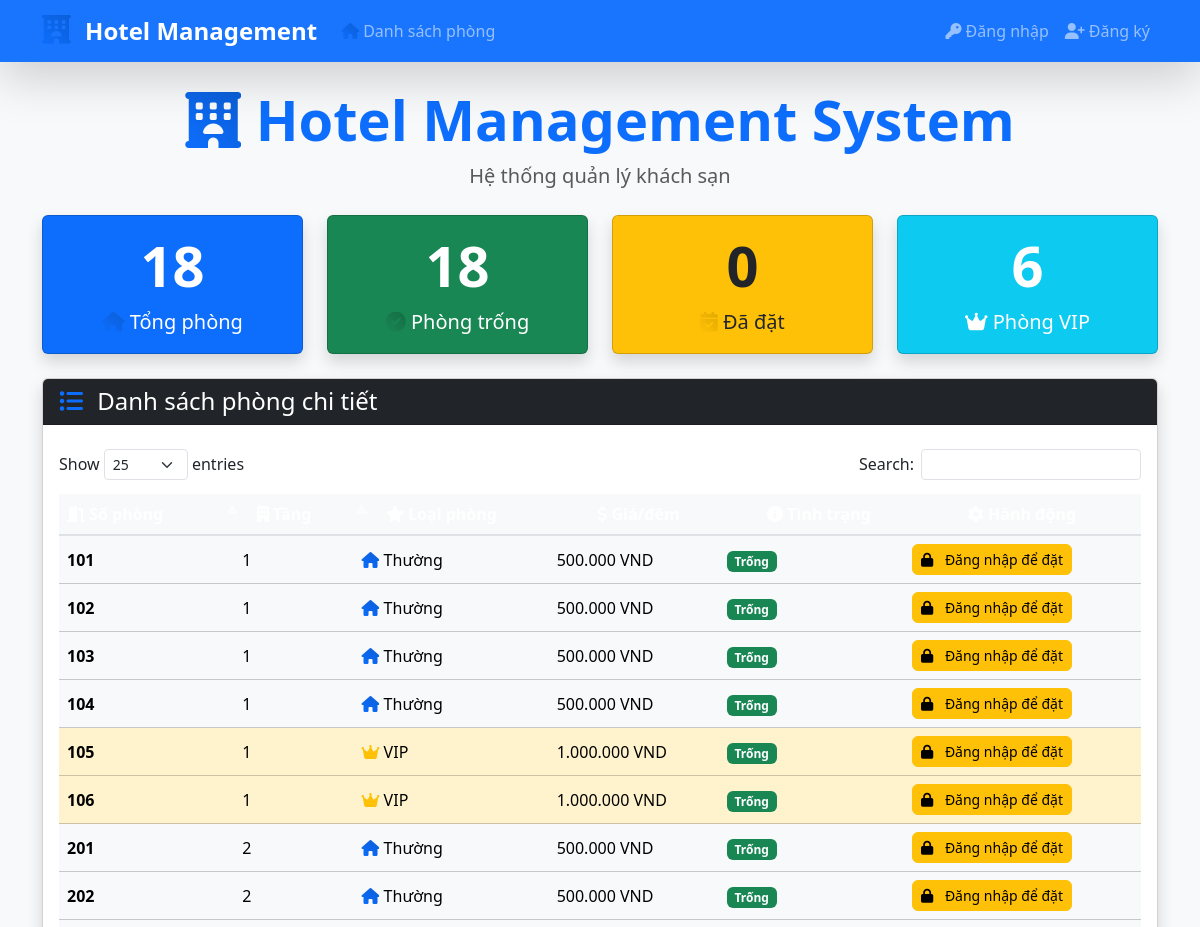
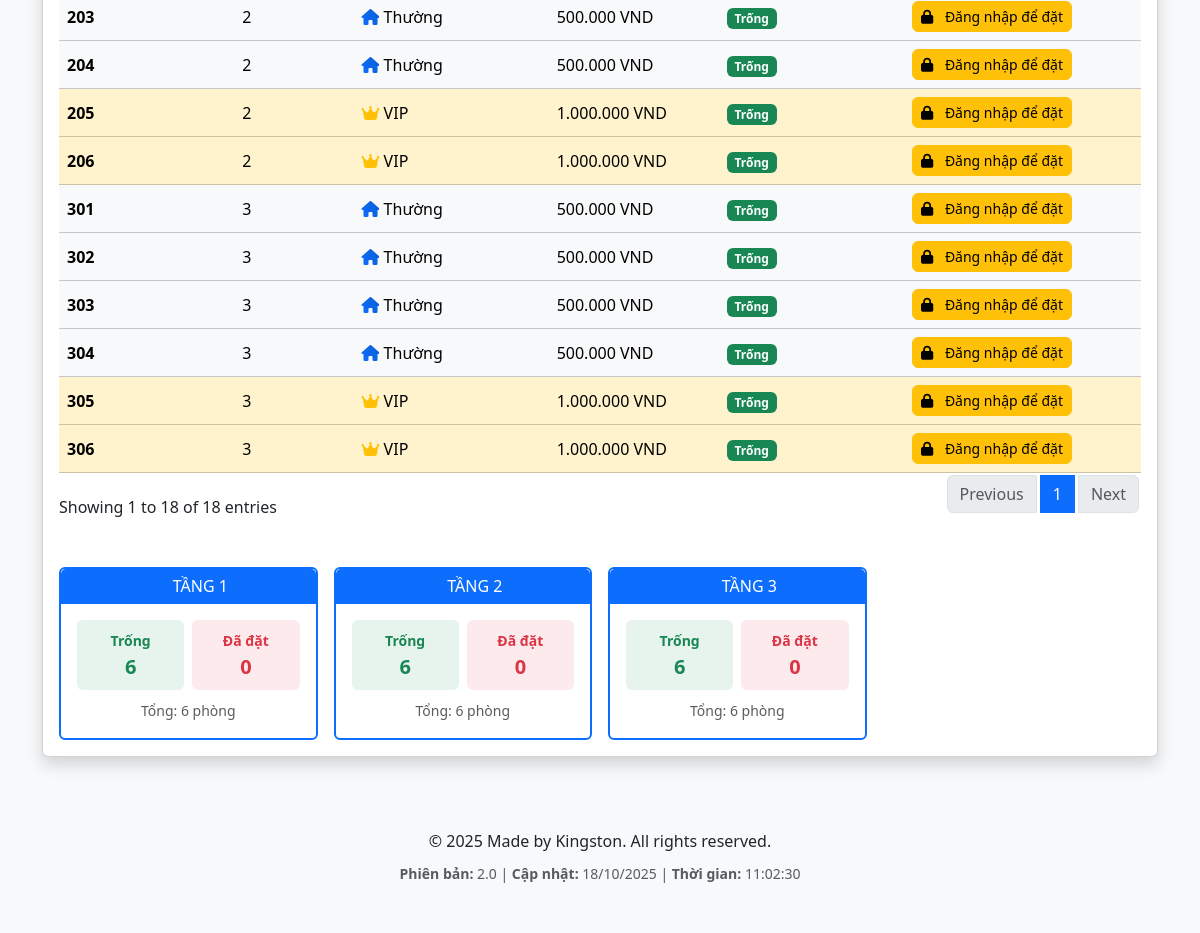
The page / on the database its author committed (2 pictures, top to bottom).
### tables this page shows
CREATE TABLE rooms (
    id INT AUTO_INCREMENT PRIMARY KEY,
    room_number VARCHAR(10) UNIQUE NOT NULL,
    type ENUM('VIP', 'Thường') DEFAULT 'Thường',
    floor INT NOT NULL,
    price DECIMAL(10,2) NOT NULL,
    price_per_night DECIMAL(10,2) NOT NULL,   
    status ENUM('available', 'booked', 'occupied', 'cleaning', 'maintenance') DEFAULT 'available',
    amenities TEXT,
    created_at TIMESTAMP DEFAULT CURRENT_TIMESTAMP
);

### auth/auth_functions.php (called while the page is built, shortened)
<?php
function isLoggedIn() {
    return isset($_SESSION['user_id']) && isset($_SESSION['role']);
}
?>

### index.php (the view, shortened to what this page needs)
<?php
include "db.php";
include "auth/auth_functions.php";
include "includes/header.php";
?>
<?php
$stats = $conn->query("
    SELECT
        COUNT(*) as total_rooms,
        SUM(CASE WHEN status = 'available' THEN 1 ELSE 0 END) as available_rooms,
        SUM(CASE WHEN status = 'booked' THEN 1 ELSE 0 END) as booked_rooms,
        SUM(CASE WHEN type = 'VIP' THEN 1 ELSE 0 END) as vip_rooms,
        SUM(CASE WHEN type = 'Thường' THEN 1 ELSE 0 END) as regular_rooms
    FROM rooms
")->fetch_assoc();
?>
<div class="row g-4 mb-4">
    <div class="col-lg-3 col-md-6 col-sm-12">
        <div class="card bg-primary text-white text-center h-100 shadow">
            <div class="card-body">
                <div class="display-4 fw-bold mb-2"><?php echo $stats['total_rooms']; ?></div>
                <div class="fs-5"><i class="fas fa-home"></i> Tổng phòng</div>
            </div>
        </div>
    </div>
    <div class="col-lg-3 col-md-6 col-sm-12">
        <div class="card bg-success text-white text-center h-100 shadow">
            <div class="card-body">
                <div class="display-4 fw-bold mb-2"><?php echo $stats['available_rooms']; ?></div>
                <div class="fs-5"><i class="fas fa-check-circle"></i> Phòng trống</div>
            </div>
        </div>
    </div>
    <div class="col-lg-3 col-md-6 col-sm-12">
        <div class="card bg-warning text-dark text-center h-100 shadow">
            <div class="card-body">
                <div class="display-4 fw-bold mb-2"><?php echo $stats['booked_rooms']; ?></div>
                <div class="fs-5"><i class="fas fa-calendar-check"></i> Đã đặt</div>
            </div>
        </div>
    </div>
    <div class="col-lg-3 col-md-6 col-sm-12">
        <div class="card bg-info text-white text-center h-100 shadow">
            <div class="card-body">
                <div class="display-4 fw-bold mb-2"><?php echo $stats['vip_rooms']; ?></div>
                <div class="fs-5"><i class="fas fa-crown"></i> Phòng VIP</div>
            </div>
        </div>
    </div>
</div>
<div class="card shadow">
    <div class="card-header bg-dark text-white">
                    <h2 class="card-title mb-0 fs-4"><i class="fas fa-list-ul"></i> Danh sách phòng chi tiết</h2>
    </div>
    <div class="card-body">
        <div class="table-responsive">
            <table id="roomsTable" class="table table-hover w-100">
                <thead class="table-dark">
                    <tr>
                        <th><i class="fas fa-door-open"></i> Số phòng</th>
                        <th><i class="fas fa-building"></i> Tầng</th>
                        <th><i class="fas fa-star"></i> Loại phòng</th>
                        <th><i class="fas fa-dollar-sign"></i> Giá/đêm</th>
                        <th><i class="fas fa-info-circle"></i> Tình trạng</th>
                        <th><i class="fas fa-cog"></i> Hành động</th>
                    </tr>
                </thead>
                <tbody>
<?php
$result = $conn->query("SELECT * FROM rooms ORDER BY floor, room_number");
if ($result && $result->num_rows > 0) {
    while ($r = $result->fetch_assoc()) {
        $price = number_format($r['price'], 0, ',', '.') . ' VND';
        $room_class = ($r['type'] == 'VIP') ? 'table-warning' : 'table-light';
        $status_text = ($r['status'] == 'available') ? 'Trống' : 'Đã đặt';
        $status_class = 'status-' . $r['status'];
        $type_icon = ($r['type'] == 'VIP') ? '<i class="fas fa-crown text-warning"></i> VIP' : '<i class="fas fa-home text-primary"></i> Thường';
        echo "<tr class='{$room_class}'>
            <td><strong>{$r['room_number']}</strong></td>
            <td>{$r['floor']}</td>
            <td>{$type_icon}</td>
            <td>{$price}</td>
            <td><span class='badge {$status_class}'>{$status_text}</span></td>
            <td>";
        if ($r['status'] == 'available') {
            if (isLoggedIn() && hasPermission('create_booking')) {
                echo "<a href='book.php?room_id={$r['id']}' class='btn btn-success btn-sm'>
                                            <i class='fas fa-calendar-plus'></i> Đặt phòng
                </a>";
            } else {
                echo "<a href='login.php' class='btn btn-warning btn-sm'>
                                            <i class='fas fa-lock'></i> Đăng nhập để đặt
                </a>";
            }
        } else {
            echo "<span class='text-muted'><i class='fas fa-times-circle'></i> Không khả dụng</span>";
        }
        echo "</td></tr>";
    }
} else {
    echo "<tr><td colspan='6' class='text-center text-muted py-4'>Không có dữ liệu phòng</td></tr>";
}
?>
                </tbody>
            </table>
        </div>
        <div class="row g-3 mt-4">
            <?php
            $floor_stats = $conn->query("
                SELECT
                    floor,
                    COUNT(*) as total_rooms,
                    SUM(CASE WHEN status = 'available' THEN 1 ELSE 0 END) as available_rooms,
                    SUM(CASE WHEN status = 'booked' THEN 1 ELSE 0 END) as booked_rooms
                FROM rooms
                GROUP BY floor
                ORDER BY floor
            ");
            if ($floor_stats && $floor_stats->num_rows > 0) {
                while ($floor = $floor_stats->fetch_assoc()):
            ?>
            <div class="col-lg-3 col-md-6 col-sm-12">
                <div class="card border-primary h-100">
                    <div class="card-header bg-primary text-white text-center">
                        <h6 class="mb-0"><i class="fas fa-building"></i> TẦNG <?php echo $floor['floor']; ?></h6>
                    </div>
                    <div class="card-body text-center">
                        <div class="row g-2">
                            <div class="col-6">
                                <div class="bg-success bg-opacity-10 rounded p-2">
                                    <small class="text-success fw-bold">Trống</small><br>
                                    <span class="fs-5 fw-bold text-success"><?php echo $floor['available_rooms']; ?></span>
                                </div>
                            </div>
                            <div class="col-6">
                                <div class="bg-danger bg-opacity-10 rounded p-2">
                                    <small class="text-danger fw-bold">Đã đặt</small><br>
                                    <span class="fs-5 fw-bold text-danger"><?php echo $floor['booked_rooms']; ?></span>
                                </div>
                            </div>
                        </div>
                        <div class="mt-2">
                            <small class="text-muted">Tổng: <?php echo $floor['total_rooms']; ?> phòng</small>
                        </div>
                    </div>
                </div>
            </div>
            <?php
                endwhile;
            } else {
                echo '<div class="col-12"><div class="alert alert-warning">Không có dữ liệu phòng để hiển thị</div></div>';
            }
            ?>
        </div>
    </div>
</div>
<?php include "includes/footer.php"; ?>

### includes/header.php (shortened to what this page needs)
<!DOCTYPE html>
<html lang="vi">
<head>
    <link href="https://cdn.jsdelivr.net/npm/bootstrap@5.3.2/dist/css/bootstrap.min.css" rel="stylesheet">
    <link rel="stylesheet" href="https://cdnjs.cloudflare.com/ajax/libs/font-awesome/6.4.2/css/all.min.css">
    <link rel="stylesheet" href="https://cdn.datatables.net/1.13.7/css/dataTables.bootstrap5.min.css">
    <link rel="stylesheet" href="https://cdn.datatables.net/responsive/2.5.0/css/responsive.bootstrap5.min.css">
    <link rel="stylesheet" href="https://cdn.datatables.net/buttons/2.4.2/css/buttons.bootstrap5.min.css">
    <link rel="stylesheet" href="assets/css/hotel-style.css">
    <link rel="stylesheet" href="assets/css/fontawesome-custom.css">
</head>
<body class="bg-light">
    <nav class="navbar navbar-expand-lg navbar-dark bg-primary shadow-lg sticky-top">
        <div class="container">
            <a class="navbar-brand fw-bold" href="index.php">
                <i class="fas fa-hotel me-2"></i>
                Hotel Management
            </a>
            <div class="collapse navbar-collapse" id="navbarNav">
                <ul class="navbar-nav me-auto">
                    <li class="nav-item">
                        <a class="nav-link" href="index.php">
                            <i class="fas fa-home me-1"></i>Danh sách phòng
                        </a>
                    </li>
                </ul>
                <ul class="navbar-nav">
                    <?php if (function_exists('isLoggedIn') && isLoggedIn()): ?>
                        <?php
                        $user = getUserInfo();
                        $role_class = 'role-' . $user['role'];
                        $role_display = getRoleDisplayName($user['role']);
                        ?>
                        <li class="nav-item dropdown">
                            <a class="nav-link dropdown-toggle d-flex align-items-center" href="#" role="button" data-bs-toggle="dropdown" aria-expanded="false">
                                <i class="fas fa-user-circle me-2"></i>
                                <span class="d-none d-sm-inline"><?php echo htmlspecialchars($user['full_name']); ?></span>
                            </a>
                            <ul class="dropdown-menu dropdown-menu-end">
                                <li><h6 class="dropdown-header">
                                    <i class="fas fa-user me-2"></i><?php echo htmlspecialchars($user['full_name']); ?>
                                </h6></li>
                                <li><hr class="dropdown-divider"></li>
                                <li><span class="dropdown-item-text">
                                    <i class="fas fa-shield-alt me-2"></i>Vai trò:
                                    <span class="badge <?php echo $role_class; ?> ms-1"><?php echo $role_display; ?></span>
                                </span></li>
                                <li><hr class="dropdown-divider"></li>
                                <li><a class="dropdown-item text-danger" href="logout.php">
                                    <i class="fas fa-sign-out-alt me-2"></i>Đăng xuất
                                </a></li>
                            </ul>
                        </li>
                    <?php else: ?>
                        <li class="nav-item">
                            <a class="nav-link" href="login.php">
                                <i class="fas fa-key me-1"></i>Đăng nhập
                            </a>
                        </li>
                        <li class="nav-item">
                            <a class="nav-link" href="register.php">
                                <i class="fas fa-user-plus me-1"></i>Đăng ký
                            </a>
                        </li>
                    <?php endif; ?>
                </ul>
            </div>
        </div>
    </nav>
    <div class="container my-4">
        <header class="text-center mb-4">
            <h1 class="display-4 fw-bold text-primary mb-2">
                <i class="fas fa-hotel text-primary"></i> Hotel Management System
            </h1>
            <p class="lead text-muted">Hệ thống quản lý khách sạn</p>
        </header>
        <main>

### includes/footer.php (shortened to what this page needs)
        </main>
        <footer class="footer bg-light text-center py-4 mt-5 rounded">
            <div class="container">
                <p class="mb-2">&copy; <?php echo date('Y'); ?> Made by Kingston. All rights reserved.</p>
                <div class="footer-links">
                    <small class="text-muted">
                        <strong>Phiên bản:</strong> 2.0 |
                        <strong>Cập nhật:</strong> <?php echo date('d/m/Y'); ?> |
                        <strong>Thời gian:</strong> <span id="current-time"></span>
                    </small>
                </div>
            </div>
        </footer>
    </div>
</body>
</html>

### assets/css/hotel-style.css (style rules this page uses)
.status-available { background-color: #198754 !important; }
.navbar-brand { font-size: 1.5rem; font-weight: 700; }
.navbar-brand i { font-size: 1.8rem; }
.navbar-nav .nav-link { font-weight: 500; padding: 0.5rem 1rem; border-radius: 0.375rem; transition: all 0.3s ease; }
.navbar.sticky-top { backdrop-filter: blur(10px); background-color: rgba(13, 110, 253, 0.95) !important; }
.table th { font-weight: 600; background-color: #f8f9fa; border-bottom: 2px solid #dee2e6; white-space: nowrap; }
.table td { vertical-align: middle; }
.card .card-body .table-responsive { border-radius: 0.375rem; }
.btn-sm { padding: 0.25rem 0.5rem; font-size: 0.875rem; border-radius: 0.375rem; }
.card.border-primary { border-width: 2px !important; }
.card.border-primary .card-header { border-bottom: none; }
.dataTables_wrapper table { width: 100% !important; }
.dataTables_wrapper table thead th, .dataTables_wrapper table tbody td { width: auto !important; }
#roomsTable, #checkinTable, #checkoutTable, #recentBookingsTable { width: 100% !important; }
#roomsTable thead th, #roomsTable tbody td, #checkinTable thead th, #checkinTable tbody td, #checkoutTable thead th, #checkoutTable tbody td, #recentBookingsTable thead th, #recentBookingsTable tbody td { width: auto !important; }

### rows shown on the page
rooms: room_number "101", floor "1", type "Thường" (drawn), price "500.000 VND", status "Trống", shows "Đăng nhập để đặt"
rooms: room_number "102", floor "1", type "Thường" (drawn), price "500.000 VND", status "Trống", shows "Đăng nhập để đặt"
rooms: room_number "103", floor "1", type "Thường" (drawn), price "500.000 VND", status "Trống", shows "Đăng nhập để đặt"
rooms: room_number "104", floor "1", type "Thường" (drawn), price "500.000 VND", status "Trống", shows "Đăng nhập để đặt"
rooms: room_number "105", floor "1", type "VIP" (drawn), price "1.000.000 VND", status "Trống", shows "Đăng nhập để đặt"
rooms: room_number "106", floor "1", type "VIP" (drawn), price "1.000.000 VND", status "Trống", shows "Đăng nhập để đặt"
rooms: room_number "201", floor "2", type "Thường" (drawn), price "500.000 VND", status "Trống", shows "Đăng nhập để đặt"
rooms: room_number "202", floor "2", type "Thường" (drawn), price "500.000 VND", status "Trống", shows "Đăng nhập để đặt"
rooms: room_number "203", floor "2", type "Thường" (drawn), price "500.000 VND", status "Trống", shows "Đăng nhập để đặt"
rooms: room_number "204", floor "2", type "Thường" (drawn), price "500.000 VND", status "Trống", shows "Đăng nhập để đặt"
rooms: room_number "205", floor "2", type "VIP" (drawn), price "1.000.000 VND", status "Trống", shows "Đăng nhập để đặt"
rooms: room_number "206", floor "2", type "VIP" (drawn), price "1.000.000 VND", status "Trống", shows "Đăng nhập để đặt"
rooms: room_number "301", floor "3", type "Thường" (drawn), price "500.000 VND", status "Trống", shows "Đăng nhập để đặt"
rooms: room_number "302", floor "3", type "Thường" (drawn), price "500.000 VND", status "Trống", shows "Đăng nhập để đặt"
rooms: room_number "303", floor "3", type "Thường" (drawn), price "500.000 VND", status "Trống", shows "Đăng nhập để đặt"
rooms: room_number "304", floor "3", type "Thường" (drawn), price "500.000 VND", status "Trống", shows "Đăng nhập để đặt"
rooms: room_number "305", floor "3", type "VIP" (drawn), price "1.000.000 VND", status "Trống", shows "Đăng nhập để đặt"
rooms: room_number "306", floor "3", type "VIP" (drawn), price "1.000.000 VND", status "Trống", shows "Đăng nhập để đặt"

### other values the page prints
$stats['total_rooms'] "18"
$stats['available_rooms'] "18"
$stats['booked_rooms'] "0"
$stats['vip_rooms'] "6"
$floor['floor'] "1"
$floor['available_rooms'] "6"
$floor['booked_rooms'] "0"
$floor['total_rooms'] "6"
$floor['floor'] "2"
$floor['floor'] "3"
